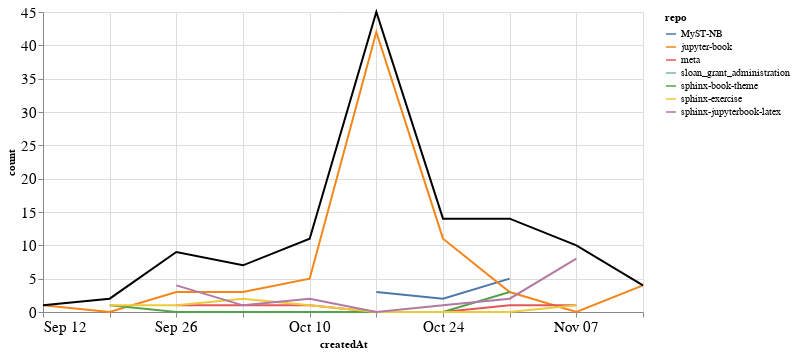

Write notebook code for a chart like this one.
### Markdown cell above
### Comments

### Code cell
comments_time = comments.groupby('repo').resample('W', on='createdAt').count()['author'].reset_index()
comments_time = comments_time.rename(columns={'author': 'count'})
comments_time_total = comments_time.groupby('createdAt').agg({"count": "sum"}).reset_index()
ch1 = alt.Chart(comments_time, width=600).mark_line().encode(
    x='createdAt',
    y='count',
    color='repo',
    tooltip="repo"
)

ch2 = alt.Chart(comments_time_total, width=600).mark_line(color="black").encode(
    x='createdAt',
    y='count',
)

ch1 + ch2

### Figure 1 — Vega-Lite specification as saved in the notebook (floating-point values rounded to 4 significant figures)
{"config": {"axisLeft": {"labelFontSize": 15}, "axisBottom": {"labelFontSize": 15}}, "layer": [{"data": {"name": "data-426ac376e2a90c7a725fedfb1403ab95"}, "mark": "line", "encoding": {"color": {"type": "nominal", "field": "repo"}, "tooltip": {"type": "nominal", "field": "repo"}, "x": {"type": "temporal", "field": "createdAt"}, "y": {"type": "quantitative", "field": "count"}}, "width": 600}, {"data": {"name": "data-76be70708cdceb1be9d2a8f1525bebdc"}, "mark": {"type": "line", "color": "black"}, "encoding": {"x": {"type": "temporal", "field": "createdAt"}, "y": {"type": "quantitative", "field": "count"}}, "width": 600}], "$schema": "https://vega.github.io/schema/vega-lite/v4.8.1.json", "datasets": {"data-426ac376e2a90c7a725fedfb1403ab95": [{"repo": "MyST-NB", "createdAt": "2021-10-17T00:00:00", "count": 3}, {"repo": "MyST-NB", "createdAt": "2021-10-24T00:00:00", "count": 2}, {"repo": "MyST-NB", "createdAt": "2021-10-31T00:00:00", "count": 5}, {"repo": "jupyter-book", "createdAt": "2021-09-12T00:00:00", "count": 1}, {"repo": "jupyter-book", "createdAt": "2021-09-19T00:00:00", "count": 0}, {"repo": "jupyter-book", "createdAt": "2021-09-26T00:00:00", "count": 3}, {"repo": "jupyter-book", "createdAt": "2021-10-03T00:00:00", "count": 3}, {"repo": "jupyter-book", "createdAt": "2021-10-10T00:00:00", "count": 5}, {"repo": "jupyter-book", "createdAt": "2021-10-17T00:00:00", "count": 42}, {"repo": "jupyter-book", "createdAt": "2021-10-24T00:00:00", "count": 11}, {"repo": "jupyter-book", "createdAt": "2021-10-31T00:00:00", "count": 3}, {"repo": "jupyter-book", "createdAt": "2021-11-07T00:00:00", "count": 0}, {"repo": "jupyter-book", "createdAt": "2021-11-14T00:00:00", "count": 4}, {"repo": "meta", "createdAt": "2021-09-26T00:00:00", "count": 1}, {"repo": "meta", "createdAt": "2021-10-03T00:00:00", "count": 1}, {"repo": "meta", "createdAt": "2021-10-10T00:00:00", "count": 1}, {"repo": "meta", "createdAt": "2021-10-17T00:00:00", "count": 0}, {"repo": "meta", "createdAt": "2021-10-24T00:00:00", "count": 0}, {"repo": "meta", "createdAt": "2021-10-31T00:00:00", "count": 1}, {"repo": "meta", "createdAt": "2021-11-07T00:00:00", "count": 1}, {"repo": "sloan_grant_administration", "createdAt": "2021-10-10T00:00:00", "count": 2}, {"repo": "sphinx-book-theme", "createdAt": "2021-09-19T00:00:00", "count": 1}, {"repo": "sphinx-book-theme", "createdAt": "2021-09-26T00:00:00", "count": 0}, {"repo": "sphinx-book-theme", "createdAt": "2021-10-03T00:00:00", "count": 0}, {"repo": "sphinx-book-theme", "createdAt": "2021-10-10T00:00:00", "count": 0}, {"repo": "sphinx-book-theme", "createdAt": "2021-10-17T00:00:00", "count": 0}, {"repo": "sphinx-book-theme", "createdAt": "2021-10-24T00:00:00", "count": 0}, {"repo": "sphinx-book-theme", "createdAt": "2021-10-31T00:00:00", "count": 3}, {"repo": "sphinx-exercise", "createdAt": "2021-09-19T00:00:00", "count": 1}, {"repo": "sphinx-exercise", "createdAt": "2021-09-26T00:00:00", "count": 1}, {"repo": "sphinx-exercise", "createdAt": "2021-10-03T00:00:00", "count": 2}, {"repo": "sphinx-exercise", "createdAt": "2021-10-10T00:00:00", "count": 1}, {"repo": "sphinx-exercise", "createdAt": "2021-10-17T00:00:00", "count": 0}, {"repo": "sphinx-exercise", "createdAt": "2021-10-24T00:00:00", "count": 0}, {"repo": "sphinx-exercise", "createdAt": "2021-10-31T00:00:00", "count": 0}, {"repo": "sphinx-exercise", "createdAt": "2021-11-07T00:00:00", "count": 1}, {"repo": "sphinx-jupyterbook-latex", "createdAt": "2021-09-26T00:00:00", "count": 4}, {"repo": "sphinx-jupyterbook-latex", "createdAt": "2021-10-03T00:00:00", "count": 1}, {"repo": "sphinx-jupyterbook-latex", "createdAt": "2021-10-10T00:00:00", "count": 2}, {"repo": "sphinx-jupyterbook-latex", "createdAt": "2021-10-17T00:00:00", "count": 0}, {"repo": "sphinx-jupyterbook-latex", "createdAt": "2021-10-24T00:00:00", "count": 1}, {"repo": "sphinx-jupyterbook-latex", "createdAt": "2021-10-31T00:00:00", "count": 2}, {"repo": "sphinx-jupyterbook-latex", "createdAt": "2021-11-07T00:00:00", "count": 8}], "data-76be70708cdceb1be9d2a8f1525bebdc": [{"createdAt": "2021-09-12T00:00:00", "count": 1}, {"createdAt": "2021-09-19T00:00:00", "count": 2}, {"createdAt": "2021-09-26T00:00:00", "count": 9}, {"createdAt": "2021-10-03T00:00:00", "count": 7}, {"createdAt": "2021-10-10T00:00:00", "count": 11}, {"createdAt": "2021-10-17T00:00:00", "count": 45}, {"createdAt": "2021-10-24T00:00:00", "count": 14}, {"createdAt": "2021-10-31T00:00:00", "count": 14}, {"createdAt": "2021-11-07T00:00:00", "count": 10}, {"createdAt": "2021-11-14T00:00:00", "count": 4}]}}
